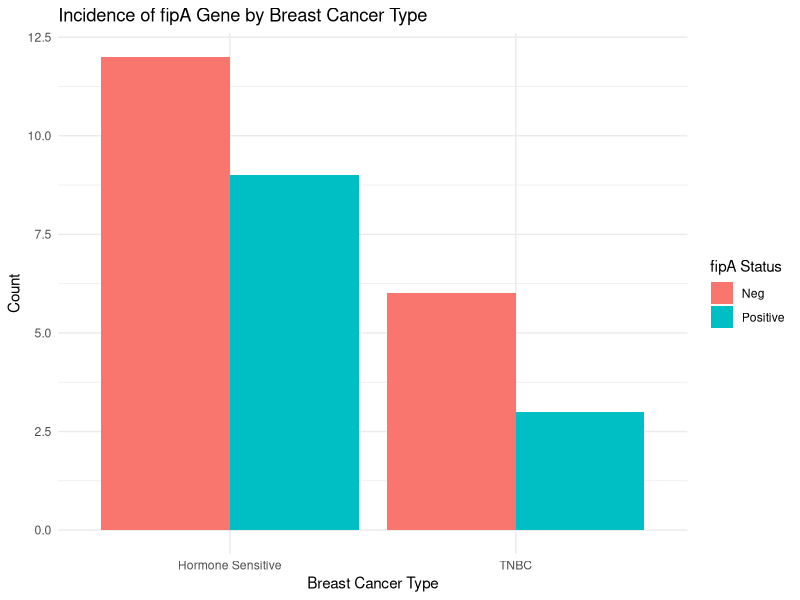

R code for this plot:
# Load necessary libraries
library(ggplot2)
library(dplyr)

# Load the dataset
data <- read.csv("BreastCancer_Dataset.csv")

# Clean the BC Type column by trimming whitespace and ensuring consistency
data$BC.Type <- as.factor(trimws(data$BC.Type))

# Ensure consistency in BC Type labels
data$BC.Type <- recode(data$BC.Type, "Hormone Sensitive " = "Hormone Sensitive")

# Convert fipA to a factor
data$fipA <- as.factor(data$fipA)

# Summary of fipA by BC Type
fipA_bc_type_summary <- data %>%
  group_by(BC.Type, fipA) %>%
  summarise(count = n(), .groups = 'drop')

# Plotting
ggplot(fipA_bc_type_summary, aes(x = BC.Type, y = count, fill = fipA)) +
  geom_bar(stat = "identity", position = "dodge") +
  labs(title = "Incidence of fipA Gene by Breast Cancer Type",
       x = "Breast Cancer Type",
       y = "Count",
       fill = "fipA Status") +
  theme_minimal()
